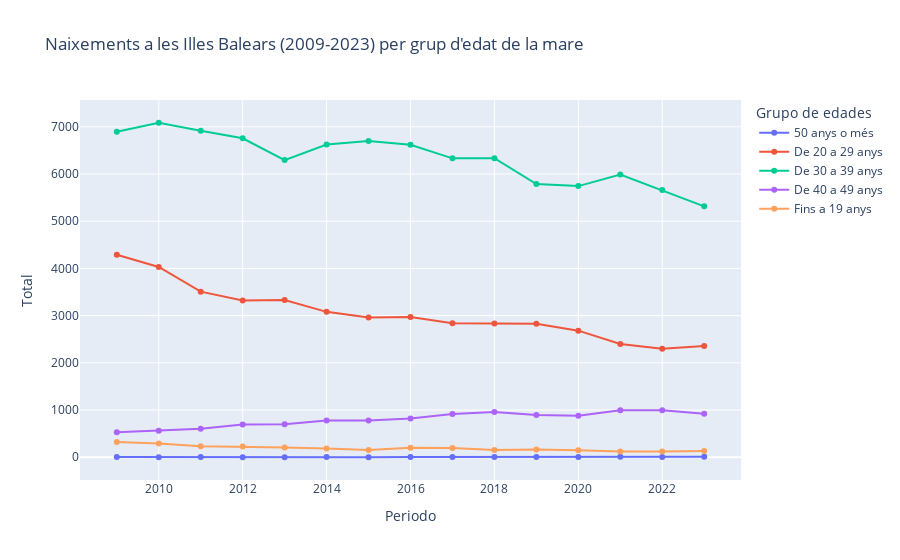

Notebook cell for this chart:
### Code cell
baleares = data[(data['Nacional y Comunidades autónomas'] == '04 Balears, Illes') 
                & (data['Edad de la madre'].notna()) 
                & (data['Periodo'].between(2009,2023)) 
                & (data['Edad de la madre'] != 'Todas las edades') 
                & (data['Orden del nacido vivo'] == 'Todos')].copy()
baleares['Grupo de edades'] = baleares['Edad de la madre'].apply(categorizar_edad)
baleares_filtrados = baleares.groupby(['Periodo','Grupo de edades'])['Total'].sum().reset_index()

px.line(baleares_filtrados, x='Periodo', y='Total', color='Grupo de edades',title='Naixements a les Illes Balears (2009-2023) per grup d\'edat de la mare', markers=True)

### Figure 1 — Plotly figure (JSON) as saved in the notebook; plotly's stock layout.template omitted (floating-point values rounded to 4 significant figures)
{"data": [{"hovertemplate": "Grupo de edades=50 anys o més<br>Periodo=%{x}<br>Total=%{y}<extra></extra>", "legendgroup": "50 anys o més", "line": {"color": "#636efa", "dash": "solid"}, "marker": {"symbol": "circle"}, "mode": "lines+markers", "name": "50 anys o més", "orientation": "v", "showlegend": true, "type": "scatter", "x": [2009, 2010, 2011, 2012, 2013, 2014, 2015, 2016, 2017, 2018, 2019, 2020, 2021, 2022, 2023], "xaxis": "x", "y": [5.0, 2.0, 3.0, 1.0, 0.0, 4.0, 0.0, 3.0, 4.0, 5.0, 7.0, 3.0, 8.0, 4.0, 9.0], "yaxis": "y"}, {"hovertemplate": "Grupo de edades=De 20 a 29 anys<br>Periodo=%{x}<br>Total=%{y}<extra></extra>", "legendgroup": "De 20 a 29 anys", "line": {"color": "#EF553B", "dash": "solid"}, "marker": {"symbol": "circle"}, "mode": "lines+markers", "name": "De 20 a 29 anys", "orientation": "v", "showlegend": true, "type": "scatter", "x": [2009, 2010, 2011, 2012, 2013, 2014, 2015, 2016, 2017, 2018, 2019, 2020, 2021, 2022, 2023], "xaxis": "x", "y": [4288.0, 4030.0, 3508.0, 3323.0, 3330.0, 3080.0, 2961.0, 2972.0, 2840.0, 2831.0, 2828.0, 2682.0, 2401.0, 2297.0, 2358.0], "yaxis": "y"}, {"hovertemplate": "Grupo de edades=De 30 a 39 anys<br>Periodo=%{x}<br>Total=%{y}<extra></extra>", "legendgroup": "De 30 a 39 anys", "line": {"color": "#00cc96", "dash": "solid"}, "marker": {"symbol": "circle"}, "mode": "lines+markers", "name": "De 30 a 39 anys", "orientation": "v", "showlegend": true, "type": "scatter", "x": [2009, 2010, 2011, 2012, 2013, 2014, 2015, 2016, 2017, 2018, 2019, 2020, 2021, 2022, 2023], "xaxis": "x", "y": [6896.0, 7086.0, 6916.0, 6757.0, 6295.0, 6626.0, 6702.0, 6620.0, 6332.0, 6335.0, 5786.0, 5744.0, 5990.0, 5659.0, 5315.0], "yaxis": "y"}, {"hovertemplate": "Grupo de edades=De 40 a 49 anys<br>Periodo=%{x}<br>Total=%{y}<extra></extra>", "legendgroup": "De 40 a 49 anys", "line": {"color": "#ab63fa", "dash": "solid"}, "marker": {"symbol": "circle"}, "mode": "lines+markers", "name": "De 40 a 49 anys", "orientation": "v", "showlegend": true, "type": "scatter", "x": [2009, 2010, 2011, 2012, 2013, 2014, 2015, 2016, 2017, 2018, 2019, 2020, 2021, 2022, 2023], "xaxis": "x", "y": [530.0, 559.0, 603.0, 695.0, 699.0, 776.0, 779.0, 820.0, 914.0, 960.0, 896.0, 878.0, 997.0, 998.0, 923.0], "yaxis": "y"}, {"hovertemplate": "Grupo de edades=Fins a 19 anys<br>Periodo=%{x}<br>Total=%{y}<extra></extra>", "legendgroup": "Fins a 19 anys", "line": {"color": "#FFA15A", "dash": "solid"}, "marker": {"symbol": "circle"}, "mode": "lines+markers", "name": "Fins a 19 anys", "orientation": "v", "showlegend": true, "type": "scatter", "x": [2009, 2010, 2011, 2012, 2013, 2014, 2015, 2016, 2017, 2018, 2019, 2020, 2021, 2022, 2023], "xaxis": "x", "y": [325.0, 290.0, 235.0, 226.0, 208.0, 187.0, 155.0, 201.0, 198.0, 154.0, 164.0, 148.0, 124.0, 121.0, 133.0], "yaxis": "y"}], "layout": {"legend": {"title": {"text": "Grupo de edades"}, "tracegroupgap": 0}, "title": {"text": "Naixements a les Illes Balears (2009-2023) per grup d'edat de la mare"}, "xaxis": {"anchor": "y", "domain": [0, 1], "title": {"text": "Periodo"}}, "yaxis": {"anchor": "x", "domain": [0, 1], "title": {"text": "Total"}}}}
